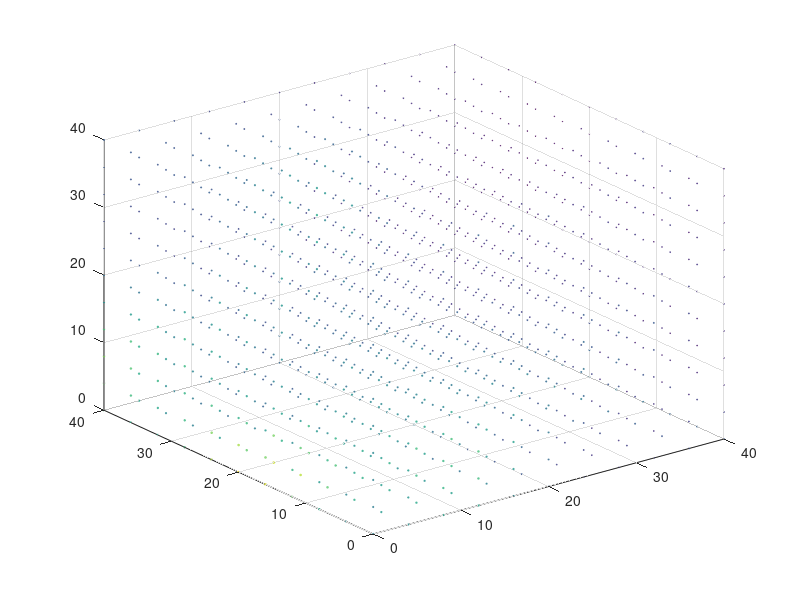

The MATLAB source for this figure: (Note: this script raises an error after producing the figure.)
function [] = Richard3d_test2()
% Richars equation 3D solver testing file.
% The function focus on fix Dirichlet BC.
% This function serves as a Demo for all Richard solver developed in this
% project.
% Proto1: run basic Richards equation 3d for one case.
%
% Input parameters:
%
% Output parameters:
%
% Examples:
%
% See also: 
% Author:   Wei Xing
% History:  1/06/2017  file created
% 
% Vserion2: created from Richard3d_test1. Use solver function instead.
%
% Log:
% Version1.0 -the process need further vectorizition and parellel to speed
%             up and save memory.
%            -The way boundary condition are stored and indicated need
%            improvements.
%            -the way coordinate are defined as z,x,y NOT conventional x,y,z (because z
%            is more of interest for Richard's equation) Thus conventional 
%            plotting becomes difficult.

%% Setup
% Spatial setup
% Spatial setup
lengthZ=40;
deltaZ=4;
nZ=lengthZ/deltaZ+1;

lengthX=40;
deltaX=4;
nX=lengthX/deltaX+1;

lengthY=40;
deltaY=4;
nY=lengthY/deltaY+1;

% Temporal setup
lengthT=200;
deltaT=1;
nTime=lengthT/deltaT;

% Iteration solver setup
nMaxIteration=50;
maxIteError=1;

[Z,X,Y] = ndgrid(0:deltaZ:lengthZ,0:deltaX:lengthX,0:deltaY:lengthY);


%% Define Boundary conditions
% Option 1       
% Make nodeIndex matrix. It indicate the sequence nodes are accessed and the type of node.  
%     nodeIndex=zeros(nZ,nX);
%     nodeIndex(2:end-1,2:end-1)=reshape(uint32(1:(nZ-2)*(nX-2)), (nZ-2), (nX-2));    
% 
%     nodeInFieldIndex=find(nodeIndex);
% 
%     %%% 
%     %initial state
%     H_init=zeros(nZ,nX);
%     H_init(2:end-1,2:end-1)=-61.5;
% 
%     %BC
%     % bcLeft=ones(nNodeZ,1)*-20.7;
%     % bcRight=ones(nNodeZ,1)*-61.5;
%     % bcTop=ones(nNodeX,1)*-20.7;
%     % bcBottom=ones(nNodeX,1)*-61.5;
% 
% 
%         % A more interesting setup
%         bcLeft=ones(nZ,1)*-20.7;
%         bcRight=ones(nZ,1)*-20.7;
%         bcTop=ones(nX,1)*-20.7;
%         bcBottom=ones(nX,1)*-24.7;
% 
% 
%     H_init(1,1:end)=bcTop;
%     H_init(end,1:end)=bcBottom;
% 
%     H_init(1:end,1)=bcLeft;
%     H_init(1:end,end)=bcRight;

% Option 2 Neumann BC on sides and Dirichlet conditions on Top and bottom
    nodeIndex=zeros(nZ,nX,nY);
    nodeIndex(2:end-1,1:end,1:end)=reshape(uint32(1:(nZ-2)*nX*nY), (nZ-2),nX,nY);  
    
    nodeInFieldIndex=find(nodeIndex);

    nodeIndex(:,:,1)=-nodeIndex(:,:,1);
    nodeIndex(:,:,end)=-nodeIndex(:,:,end);
    
    nodeIndex(:,1,2:end-1)=-nodeIndex(:,1,2:end-1);
    nodeIndex(:,end,2:end-1)=-nodeIndex(:,end,2:end-1);
    
    
%% Define initial condition
    H_init=ones(nZ,nX,nY)*-61.5;
    H_init(1,:,:)=ones(nX,nY)*-20.7;
    H_init(end,:,:)=ones(nX,nY)*-61.5;
    
    
%% Initilize mesh 
mesh.deltaZ=deltaZ;
mesh.nZ=nZ;
mesh.deltaX=deltaX;
mesh.nX=nX;
mesh.deltaY=deltaY;
mesh.nY=nY;

mesh.nodeIndex=nodeIndex;
mesh.nNode=length(nodeIndex(nodeIndex~=0));
% mesh.nodeInFieldIndex=nodeInFieldIndex;


%% Define for C and K non-linear function
theata_s=0.287;
theata_r=0.075;
alpha=1.611e6;
beta=3.96;

rho=1.175e6;
r=4.74;
% kFromhKs @(h) Ks.*rho./(rho+abs(h).^r);
% K = @(h) Ks.*rho./(rho+abs(h).^r);
K = @(h,Ks) Ks.*rho./(rho+abs(h).^r);

theata    = @(h)  alpha.*(theata_s-theata_r)/(alpha+abs(h).^beta)+theata_r;
theataDif = @(h) -alpha.*(theata_s-theata_r).*-1.*(alpha+abs(h).^beta).^(-2).*abs(h).^(beta-1);


%% Define Permeability field input 
scale=0.0094;        % overall magnitude of the permeability field. decide the changing speed.
lengthScale=100;      %larger number means less stochastic (more correlation as one zooms in the 
                    %field) field. Thus gives smoother result.
nKl=100;             %number of KL baisi/cofficients
                                      
[nAllNode,nDimension]=size([Z(:),X(:),Y(:)]);
% nKl=nAllNode;

%calculate distance matrix
distance = pdist([Z(:),X(:),Y(:)]);
distanceMatrix = squareform(distance);

%calculate covariance matrix
covMatrix=exp(-distanceMatrix./lengthScale);    

% KL decomposition on covariance matrix via SVD/eigen decomposition
[klBasis,klEigenValue,~] = svds(covMatrix,nKl); 


% Generate independent normal samples 
seed=100;
rng(seed);
sample= randn(nKl,1);

%make multivariate Gaussian distributions with samples. zero mean.
%Covariance specified though KL basis.
% Ks=klBasis*sqrt(klEigenValue)*sample;
% Ks=reshape(Ks,nY,nX);
% a log (multi) normal permeability field
% Ks=exp(Ks);

Ks =exp(klBasis*sqrt(klEigenValue)*sample).*scale;

Ks=reshape(Ks,nZ,nX,nY);

%Plot 
bubbleScale=100;
scatter3(X(:),Y(:),Z(:),Ks(:)*bubbleScale,Ks(:)*bubbleScale)


%% MAIN
mesh.H=H_init;       %impose initial condition.
mesh.Ks=Ks;

tic
[hRecord,iteration1] = Richard3dPicardSolver(mesh,nTime,deltaT,nMaxIteration,maxIteError,theataDif,K);
toc

%% Plotting 
% H=mesh.H;

figure(1)
plot(iteration1)
title(sprintf('Iteration at each time step'))

% end time pressure
% figure(2)
% scatter3(X(:),Y(:),Z(:),abs(H(:)),abs(H(:)))
% title('end time pressure')

% figure(1)
% p = patch(isosurface(H,-60));
% isonormals(H,p)
% p.FaceColor = 'red';
% p.EdgeColor = 'none';
% daspect([1 1 1])
% view(3); 
% axis([nX,nY,nZ ])

% preasure head front surface propogation
figure(3)
for t=1:nTime
    clf
    Ht=abs(hRecord(:,:,:,t));
    p=patch(isosurface(Ht,40));
    p.FaceColor = 'red';
    p.EdgeColor = 'none';
    
    p=patch(isosurface(Ht,50));
    p.FaceColor = 'yellow';
    p.EdgeColor = 'none';  

    p=patch(isosurface(Ht,60));
    p.FaceColor = 'blue';
    p.EdgeColor = 'none';  
    
    view(-60,40)
    title(sprintf('pressure front propogation. t=%i',t))
    axis([1,nX,1,nY,1,nZ])
    
    camlight 
    lighting gouraud

    
    drawnow
    frame(t)=getframe;
end

xslice = [nX]; 
yslice = [nY]; 
zslice = [0:nZ/2:nZ];
figure(3)
slice(mesh.H,nX,1:5:nZ,1)


% preasure head propogation in square volume
figure(4)
for t=1:nTime
%     surf(X(:,:,sliceY),Z(:,:,sliceY),TheataRecord(:,:,sliceY,t))
%     shading interp;
%     slice(TheataRecord(:,:,:,t),nX,nY,0:nZ/4:nZ)
    slice(hRecord(:,:,:,t),nX-3,1:5:nZ,1)
    view(-60,40)
    title(sprintf('pressure. t=%i',t))
    drawnow
    frame(t)=getframe;
end

% preasure head propogation in sphere volume
figure(5)
for t=1:4:nTime
    hVector=(hRecord(:,:,:,t)+100)*10;    
%     scatter3(X(:),Y(:),Z(:),(hVector(:)),(Ks(:)*10000),'fill')
    scatter3(X(:),Y(:),Z(:),(hVector(:)),(hVector(:)),'fill')
%     shading interp;
    title(sprintf('pressure. t=%i',t))
    drawnow
    frame(t)=getframe;
    
end




